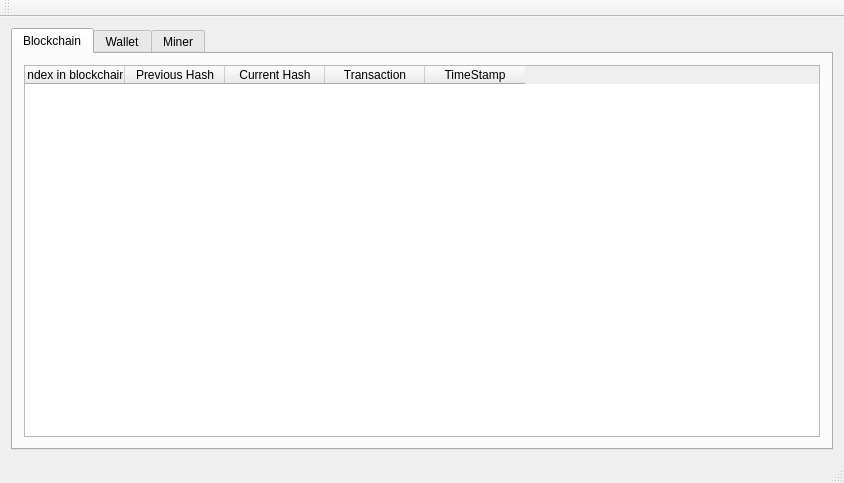
<?xml version="1.0" encoding="UTF-8"?>
<ui version="4.0">
 <class>MainWindow</class>
 <widget class="QMainWindow" name="MainWindow">
  <property name="geometry">
   <rect>
    <x>0</x>
    <y>0</y>
    <width>844</width>
    <height>483</height>
   </rect>
  </property>
  <property name="windowTitle">
   <string>MainWindow</string>
  </property>
  <widget class="QWidget" name="centralWidget">
   <layout class="QGridLayout" name="gridLayout">
    <item row="0" column="0">
     <widget class="QTabWidget" name="tabWidget">
      <property name="currentIndex">
       <number>0</number>
      </property>
      <widget class="QWidget" name="blockchain">
       <attribute name="title">
        <string>Blockchain</string>
       </attribute>
       <layout class="QGridLayout" name="gridLayout_2">
        <item row="0" column="0">
         <widget class="QTableWidget" name="tableWidget_blockchain">
          <property name="sortingEnabled">
           <bool>true</bool>
          </property>
          <attribute name="horizontalHeaderStretchLastSection">
           <bool>false</bool>
          </attribute>
          <column>
           <property name="text">
            <string>Index in blockchain</string>
           </property>
          </column>
          <column>
           <property name="text">
            <string>Previous Hash</string>
           </property>
          </column>
          <column>
           <property name="text">
            <string>Current Hash</string>
           </property>
          </column>
          <column>
           <property name="text">
            <string>Transaction</string>
           </property>
          </column>
          <column>
           <property name="text">
            <string>TimeStamp</string>
           </property>
          </column>
         </widget>
        </item>
       </layout>
      </widget>
      <widget class="QWidget" name="wallet">
       <attribute name="title">
        <string>Wallet</string>
       </attribute>
       <layout class="QGridLayout" name="gridLayout_3">
        <item row="0" column="0">
         <widget class="QTableWidget" name="tableWidget_wallet">
          <column>
           <property name="text">
            <string>remoteAddress</string>
           </property>
          </column>
          <column>
           <property name="text">
            <string>userName</string>
           </property>
          </column>
          <column>
           <property name="text">
            <string>active</string>
           </property>
          </column>
         </widget>
        </item>
       </layout>
      </widget>
      <widget class="QWidget" name="miner">
       <attribute name="title">
        <string>Miner</string>
       </attribute>
       <layout class="QGridLayout" name="gridLayout_4">
        <item row="0" column="0">
         <widget class="QTableWidget" name="tableWidget_3"/>
        </item>
       </layout>
      </widget>
     </widget>
    </item>
   </layout>
  </widget>
  <widget class="QMenuBar" name="menuBar">
   <property name="geometry">
    <rect>
     <x>0</x>
     <y>0</y>
     <width>844</width>
     <height>21</height>
    </rect>
   </property>
  </widget>
  <widget class="QToolBar" name="mainToolBar">
   <attribute name="toolBarArea">
    <enum>TopToolBarArea</enum>
   </attribute>
   <attribute name="toolBarBreak">
    <bool>false</bool>
   </attribute>
  </widget>
  <widget class="QStatusBar" name="statusBar"/>
 </widget>
 <layoutdefault spacing="6" margin="11"/>
 <resources/>
 <connections/>
</ui>
